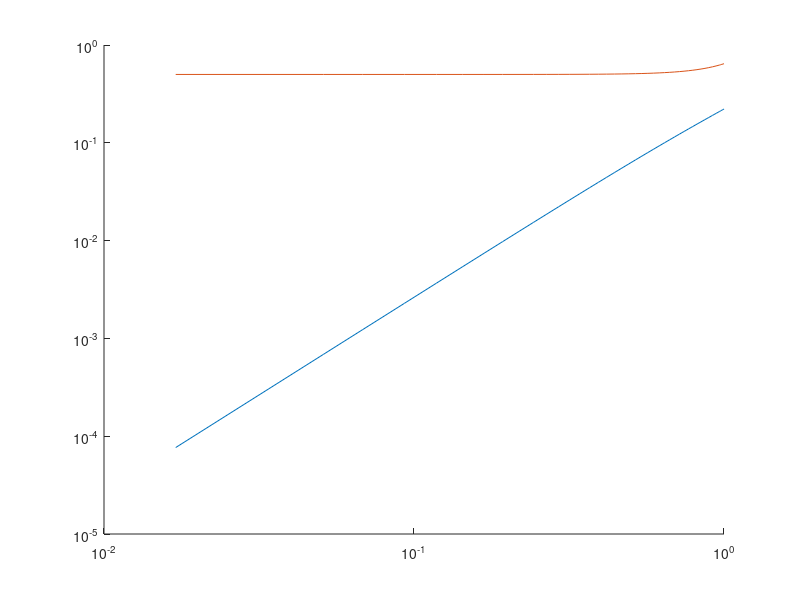

Recreate this plot in MATLAB.
function piano_multiple_masses()

%% satisfy louise's paranoia first
clf
hold on

%% parameters and initial values

k = 10;
x = 1;
m = 1;

% here's a lot of initial values theoretically

m1_i = 0;
m2_i = .5;
m3_i = 0;

dm1_i = 0;
dm2_i = 0;
dm3_i = 0;

State = [m1_i, m2_i, m3_i, dm1_i, dm2_i, dm3_i];

%% an ode function

[T, Y] = ode45(@motion, [0,1], State);

%% a motion function

    function res = motion(T, Info)
        m1 = Info(1);
        m2 = Info(2);
        m3 = Info(3);
        dm1 = Info(4);
        dm2 = Info(5);
        dm3 = Info(6);
        
        fs1 = -k * (sqrt(x^2 + m1^2) - x)*sign(m1)* m1 / sqrt(x^2 + m1^2);
        fs2 = -k * (sqrt(x^2 + (m2-m1)^2) - x)*sign(m2-m1)* (m2-m1) / sqrt(x^2 + (m2-m1)^2);
        fs3 = -k * (sqrt(x^2 + (m3-m2)^2) - x)*sign(m3-m2)* (m3-m2) / sqrt(x^2 + (m3-m2)^2);
        fs4 = -k * (sqrt(x^2 + (-m3)^2) - x)*sign(m3)* m3 / sqrt(x^2 + m3^2);
        
        fm1 = fs1 - fs2;
        fm2 = fs2 - fs3;
        fm3 = fs3 - fs4;
        
        am1 = fm1/m;
        am2 = fm2/m;
        am3 = fm3/m;
        
        res = [dm1; dm2; dm3; am1; am2; am3];
    end

loglog(T,Y(:,1));
loglog(T,Y(:,2));
loglog(T,Y(:,3));

end